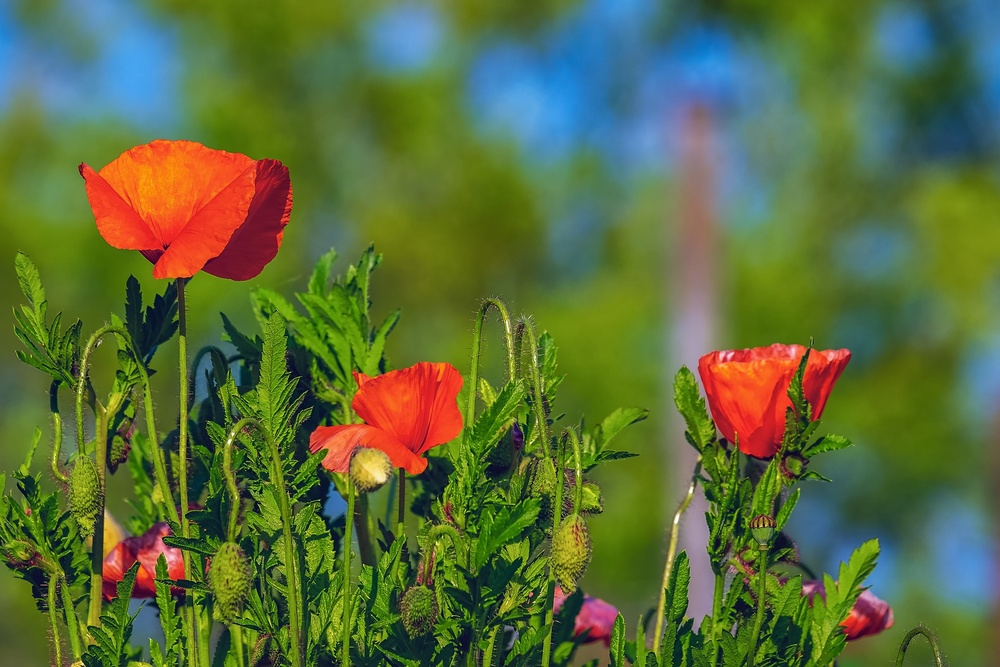
//> input picture materials/4.jpg, 1000 x 667 px, shrunk from 1920 x 1280 before the run
$ ./main   (built with g++ and OpenCV 4)
//> lines starting //> are read from the running program, lines starting //| are printed output that depends on the picture; after the words box and inside, x2 and y2 are one past the last pixel; in counts of white or black regions, pixels touching at a corner belong together
/****************************************************************************
**
** Copyright (C) 2019 Xiaohai <xiaohaidotpro@outlook.com>.
** Contact: http://xiaohai.pro
**
** This file is part of learningOpenCV3
**
**
****************************************************************************/

#include "bits/stdc++.h"

#include "opencv2/opencv.hpp"

int main(int /* argc */, char** /* argv */) {
    cv::Mat src = cv::imread("../../materials/4.jpg", cv::IMREAD_COLOR);
//> src is the input picture: 667 rows x 1000 cols, CV_8UC3; mean B, G, R 60.2, 109, 91.6
    if (src.empty()) {
        std::cout << "load image failed..." << std::endl;
        return -1;
    }

    cv::Point2f srcTri[] = {cv::Point2f(0, 0), cv::Point2f(src.cols - 1, 0), cv::Point2f(0, src.rows - 1)};
    cv::Point2f dstTri[] = {cv::Point2f(src.cols * 0.0f, src.rows * 0.33f),
                            cv::Point2f(src.cols * 0.85f, src.rows * 0.25f),
                            cv::Point2f(src.cols * 0.15f, src.rows * 0.7f)};

    // get affine matrix
    cv::Mat warpMat = cv::getAffineTransform(srcTri, dstTri);
    cv::Mat dst, dst2;
    cv::warpAffine(src, dst, warpMat, src.size(), cv::INTER_LINEAR, cv::BORDER_CONSTANT, cv::Scalar());
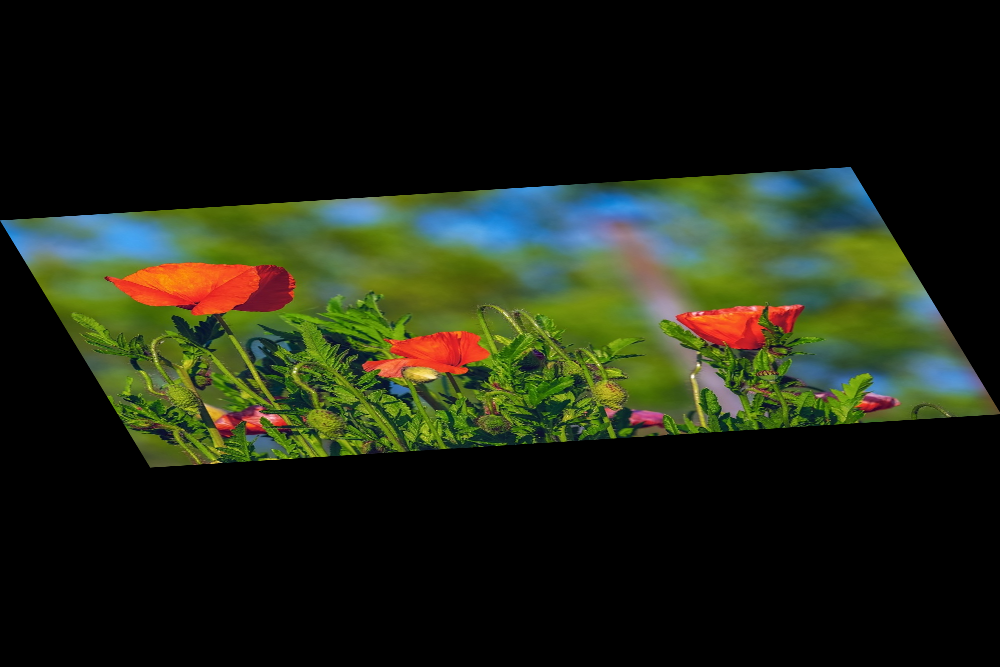
//> dst: 667 rows x 1000 cols, CV_8UC3; mean B, G, R 19.7, 35.7, 30
    for (int i = 0; i != 3; ++i) {
        cv::circle(dst, dstTri[i], 5, cv::Scalar(255, 0, 255), -1, cv::LINE_AA);
    }
//> dst: 667 rows x 1000 cols, CV_8UC3; 319 pixels changed, all inside (x1, y1, x2, y2) = (0, 161, 857, 474)

    const std::string windowTitle{"Affine Transform"};
    cv::namedWindow(windowTitle, cv::WINDOW_GUI_NORMAL);
    cv::imshow(windowTitle, dst);
    cv::waitKey();

    // get potation matrix
    for (int frame = 0;; ++frame) {
        cv::Point2f center(src.cols * 0.5f, src.rows * 0.5f);
//> center = Point(500, 333.5)
        double angle = frame * 3 % 360;
        double scale = (cos((angle - 60) * CV_PI / 180.) + 1.05) * 0.8;

        cv::Mat rotateMat = cv::getRotationMatrix2D(center, angle, scale);
//> rotateMat = [[1.24, 0, -120], [0, 1.24, -80.04]]
        cv::warpAffine(src, dst, rotateMat, src.size(), cv::INTER_LINEAR, cv::BORDER_CONSTANT, cv::Scalar());
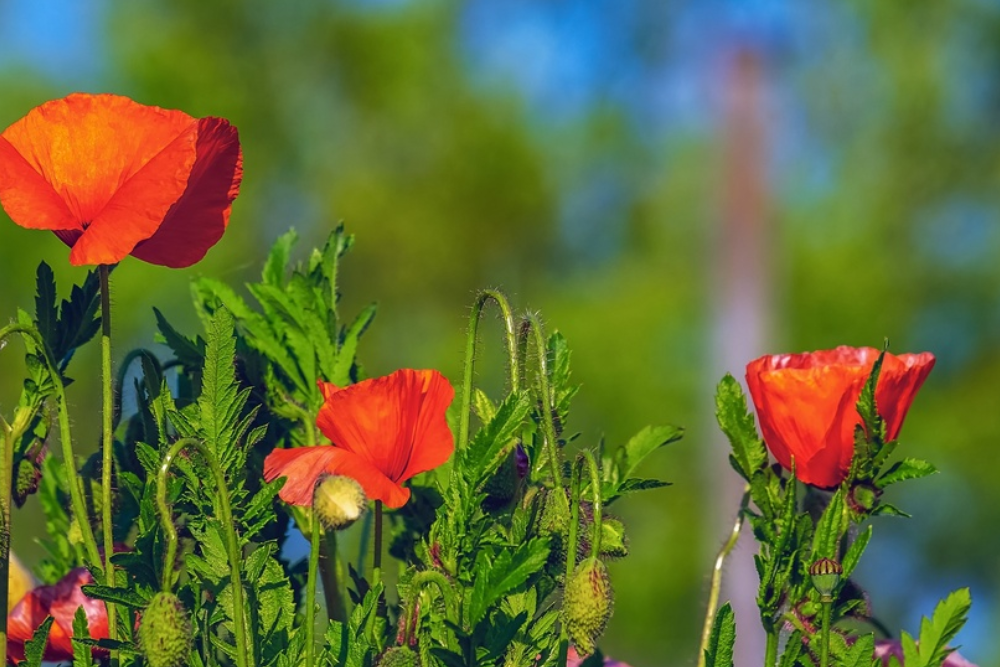
//> dst: 667 rows x 1000 cols, CV_8UC3; mean B, G, R 56.2, 108.2, 98.4
        const std::string windowTitleRotate{"Rotated Image"};
        cv::namedWindow(windowTitleRotate, cv::WINDOW_GUI_NORMAL);
        cv::imshow(windowTitleRotate, dst);

        if (cv::waitKey(30) >= 0) {
//> the Esc key is pressed
            break;
        }
    }

    return 0;
}

$ run again, with materials/2.jpg copied over materials/4.jpg
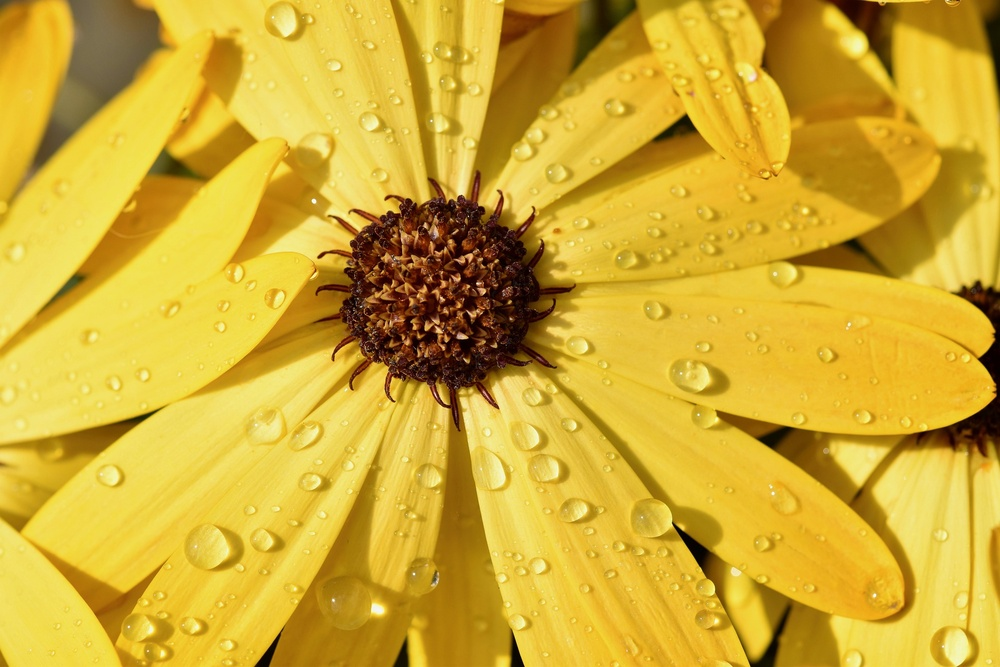
//> input picture materials/2.jpg, 1000 x 667 px, shrunk from 1920 x 1280 before the run
//> src is the input picture: 667 rows x 1000 cols, CV_8UC3; mean B, G, R 50.3, 171.8, 208.5
//> after the loop `for (int i = 0; i != 3; ++i)`:
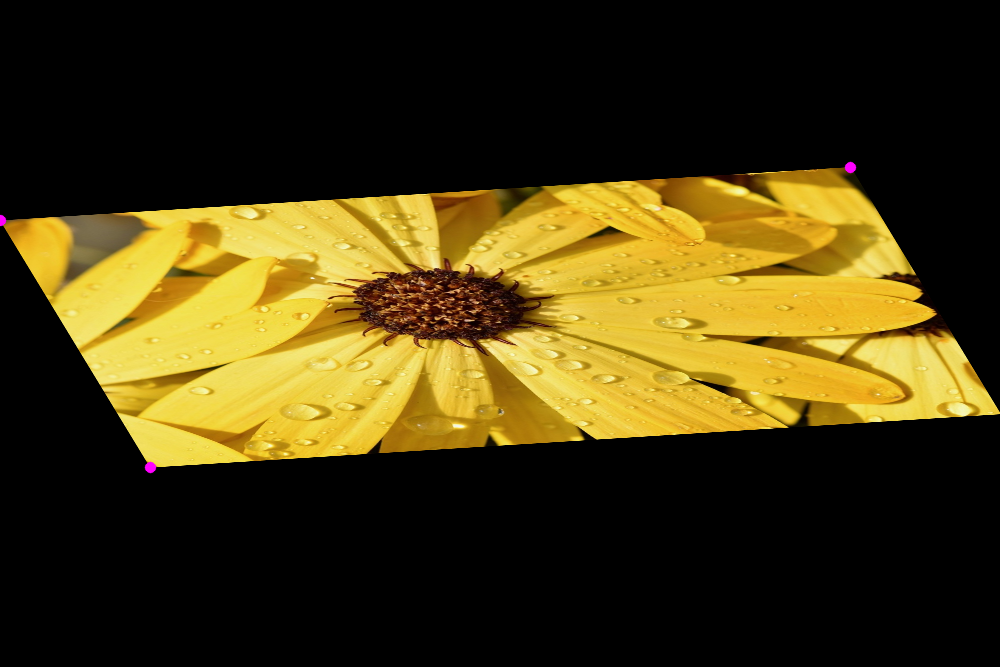
//> dst: 667 rows x 1000 cols, CV_8UC3; mean B, G, R 16.6, 56.2, 68.3
//> `cv::warpAffine(src, dst, rotateMat, src.size(), cv::INTER_LINEAR, cv::..`:
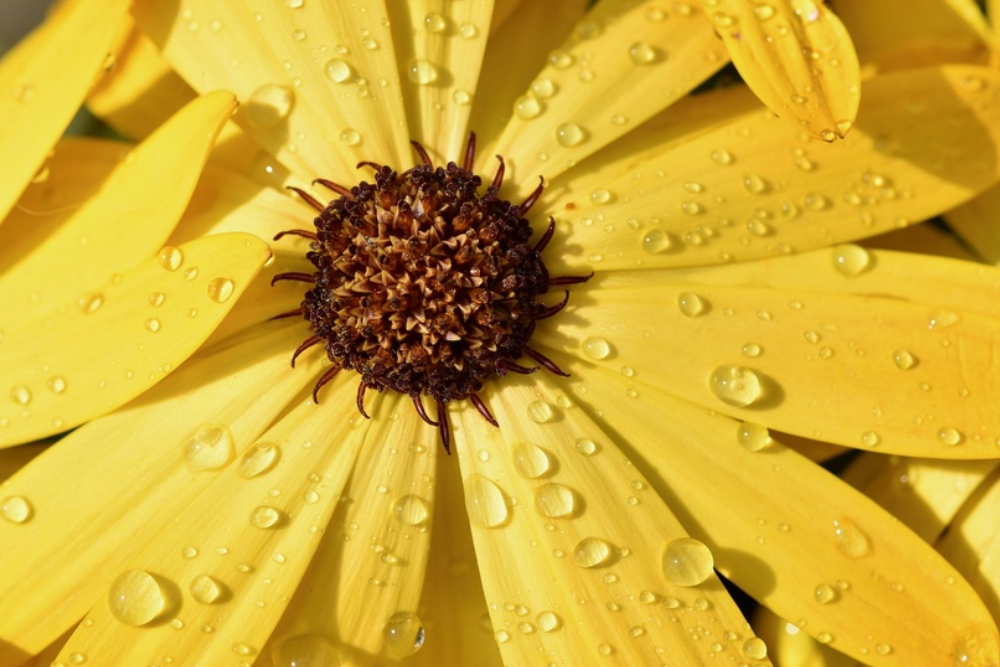
//> dst: 667 rows x 1000 cols, CV_8UC3; mean B, G, R 50.6, 171.5, 209

$ run again, with materials/5.jpg copied over materials/4.jpg
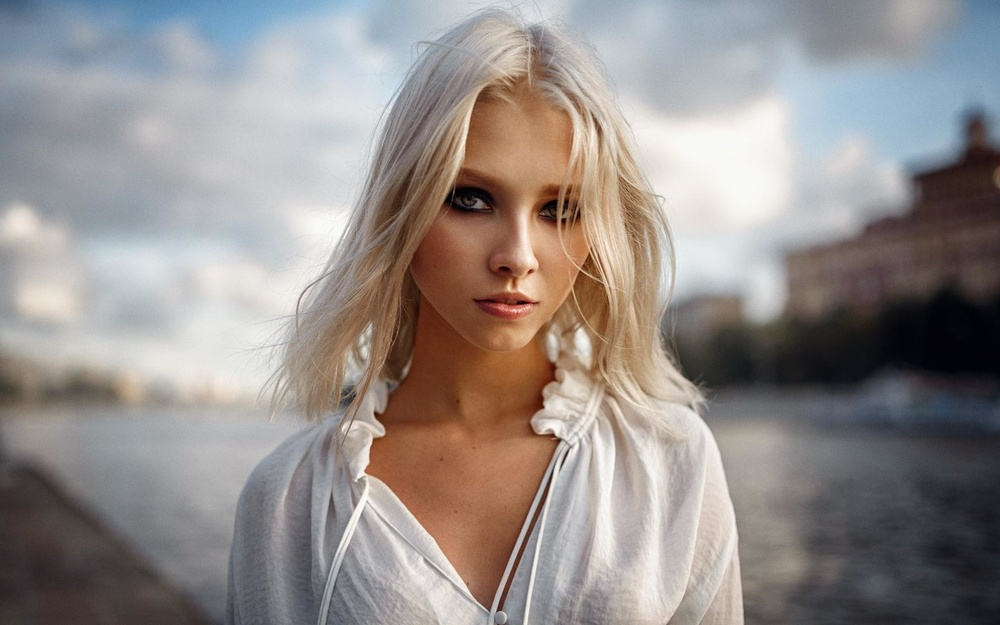
//> input picture materials/5.jpg, 1000 x 625 px, shrunk from 1280 x 800 before the run
//> src is the input picture: 625 rows x 1000 cols, CV_8UC3; mean B, G, R 138.8, 141.6, 148.4
//> after the loop `for (int i = 0; i != 3; ++i)`:
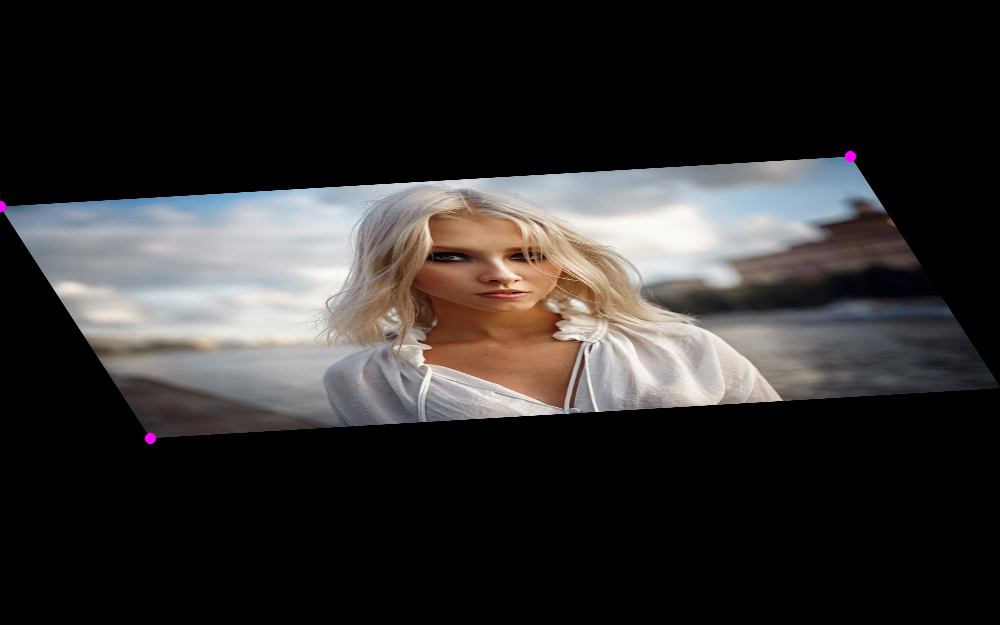
//> dst: 625 rows x 1000 cols, CV_8UC3; mean B, G, R 45.5, 46.3, 48.7
//> `cv::warpAffine(src, dst, rotateMat, src.size(), cv::INTER_LINEAR, cv::..`:
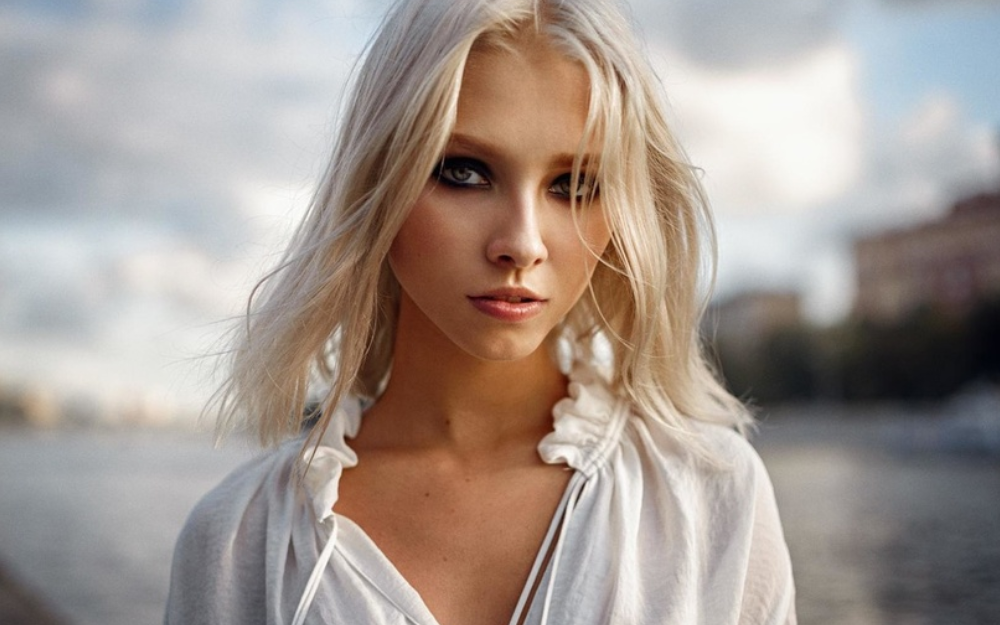
//> dst: 625 rows x 1000 cols, CV_8UC3; mean B, G, R 144.7, 151.7, 163.6
